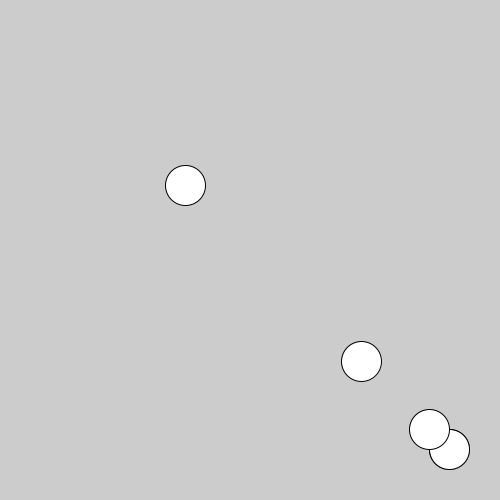
Frame 1 (no input)
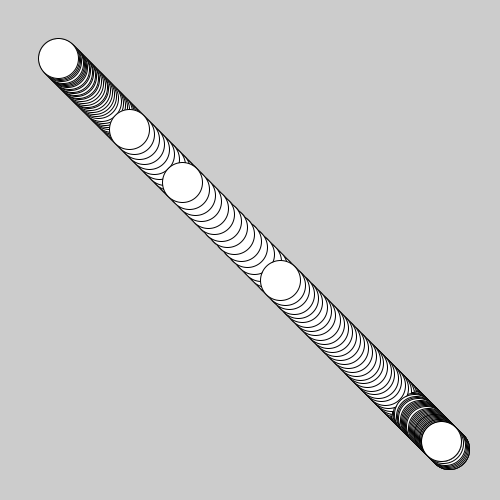
Frame 60 (the mouse pressed at the canvas centre just before this capture)
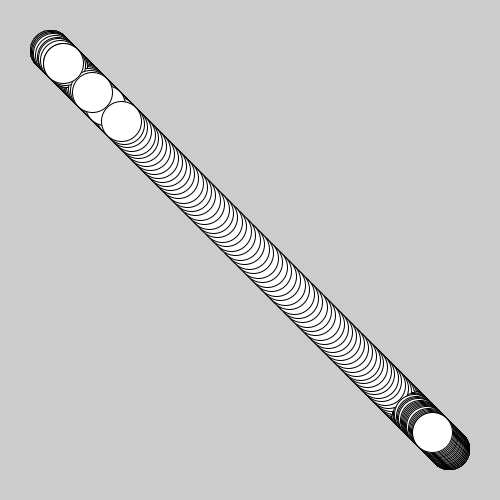
Frame 120 (the mouse held since frame 60 and released just before this capture)

The Processing sketch that drew these frames (run headless with seeded random() and noise(); from frame 60 on, the mouse is pressed at the canvas centre):

// Processing sketch: processing_151157
// ── processing_151157.pde

/*
 * Creative Coding
 * Week 3, 02 - array with sin()
 * by Indae Hwang and Jon McCormack
 * Copyright (c) 2014 Monash University
 *
 * This program demonstrates the use of arrays.
 * It creates three arrays that store the y-position, speed and phase of some oscillating circles.
 * You can change the number of circles by changing the value of num in setup()
 * You can change the background colour by holding the left mouse button and dragging.
 * 
 */

int     num;    // the number of items in the array (# of circles)
float[] x;
float[] y;      // y-position of each circle (fixed)
float[] speed;  // speed of each circle
float[] phase;  // phase of each circle

float red = 120;
float green = 120;
float blue = 120;

void setup() {
  size(500, 500);

  num = 5;

  // allocate space for each array
  x = new float[num];
  y = new float[num];
  speed = new float[num];
  phase = new float[num]; 

  // calculate the gap in y based on the number of circles
  float gap = height / (num + 1);

  //setup an initial value for each item in the array
  for (int i=0; i<num; i++) {
    x[i] = gap * (i + 1);      // y is constant for each so can be calculated once
    y[i] = gap * (i + 1);      // y is constant for each so can be calculated once
    speed[i] = random(2);
    phase[i] = random(TWO_PI);
  }
}


void draw() {
  //background(red, green, blue);

  for (int i=0; i<num; i++) 
  {
    // calculate the x-position of each ball based on the speed, phase and current frame
    x[i] = width/2 + sin(radians(frameCount*speed[i] ) + phase[i])* 200;
    y[i] = width/2 + sin(radians(frameCount*speed[i] ) + phase[i])* 200;
    //x[i] = width/2 + sin(radians(frameCount*speed[i] ) + phase[i])* random(200);
    //y[i] = width/2 + sin(radians(frameCount*speed[i] ) + phase[i])* random(200);
    
    ellipse(x[i], y[i], 40, 40);
  }
}


// change the background colour if the mouse is dragged
void mouseClicked() 
{
 //red = map(mouseX, 0, width, 0, 255);
 //green = map(mouseY, 0, height, 0, 255);
 //blue = map(mouseX+mouseY, 0, width+height, 255, 0);
for (int i=0; i<num; i++) 
{
    if (dist(mouseX, mouseY, x[i], y[i])<20)
   { 
        speed[i]= 0;
   }
 }
}
